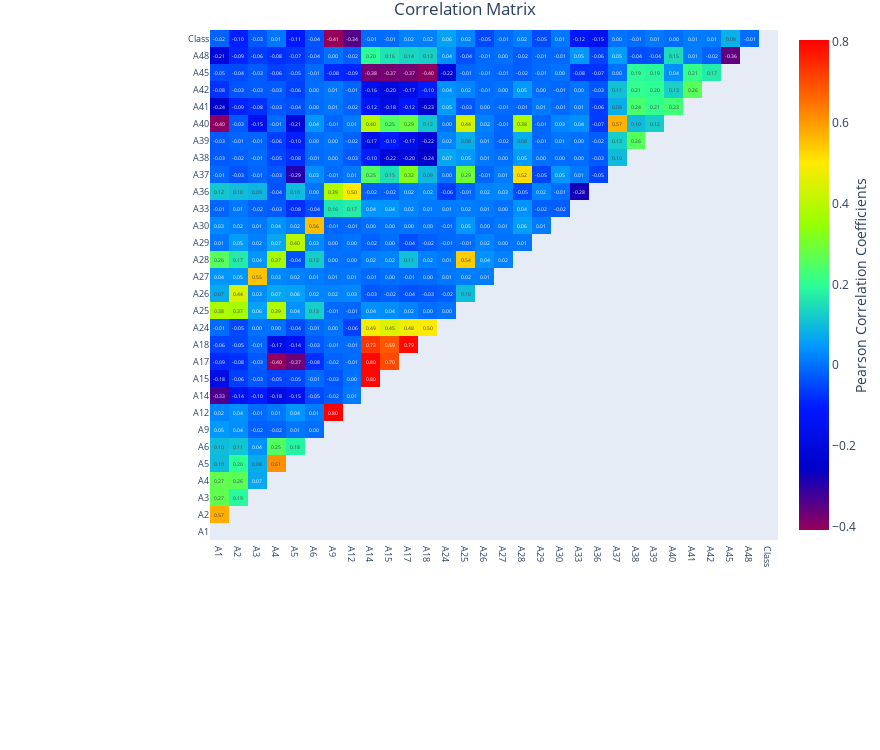

Here is the notebook cell this chart was saved with:
### Markdown cell above
### 3.6. Correlation Matrix

### Code cell
# Correlation
correlation = df.corr()

# Consider only the upper part of the matrix
mask = np.triu(np.ones_like(correlation, dtype = bool))

red_corr = correlation.mask(mask)#.dropna(how = 'all')#.dropna('columns', how = 'all')

# Tick Labels
matrix_cols = red_corr.columns.tolist()

# Plotting 
trace = go.Heatmap(z = red_corr,
                   x = matrix_cols,
                   y = matrix_cols,
                   colorscale = "Rainbow",
                   colorbar = dict(title = dict(side = "right", text = "Pearson Correlation Coefficients")),
                   texttemplate = "%{z:.2f}"
                  )
layout = go.Layout(dict(title = dict(text = "Correlation Matrix", xanchor = 'left', pad = dict(l = 350)),
                        autosize = False,
                        height = 750,
                        width = 880,
                        margin = dict(r = 0, l = 210, t = 30, b = 210),
                        yaxis = dict(tickfont = dict(size = 9)),
                        xaxis = dict(tickfont = dict(size = 9)),
                        xaxis_showgrid = False,
                        yaxis_showgrid = False,
                       )
                  )
data = [trace]
fig = go.Figure(data = data, layout = layout)
py.iplot(fig)

### Figure 1 — Plotly figure (JSON) as saved in the notebook; plotly's stock layout.template omitted (floating-point values rounded to 4 significant figures; data arrays with more than 128 entries replaced by an {"elided": "..."} marker saying what was removed)
{"data": [{"colorbar": {"title": {"side": "right", "text": "Pearson Correlation Coefficients"}}, "colorscale": [[0, "rgb(150,0,90)"], [0.125, "rgb(0,0,200)"], [0.25, "rgb(0,25,255)"], [0.375, "rgb(0,152,255)"], [0.5, "rgb(44,255,150)"], [0.625, "rgb(151,255,0)"], [0.75, "rgb(255,234,0)"], [0.875, "rgb(255,111,0)"], [1, "rgb(255,0,0)"]], "texttemplate": "%{z:.2f}", "type": "heatmap", "x": ["A1", "A2", "A3", "A4", "A5", "A6", "A9", "A12", "A14", "A15", "A17", "A18", "A24", "A25", "A26", "A27", "A28", "A29", "A30", "A33", "A36", "A37", "A38", "A39", "A40", "A41", "A42", "A45", "A48", "Class"], "y": ["A1", "A2", "A3", "A4", "A5", "A6", "A9", "A12", "A14", "A15", "A17", "A18", "A24", "A25", "A26", "A27", "A28", "A29", "A30", "A33", "A36", "A37", "A38", "A39", "A40", "A41", "A42", "A45", "A48", "Class"], "z": {"elided": "30x30 float values"}}], "layout": {"autosize": false, "height": 750, "margin": {"b": 210, "l": 210, "r": 0, "t": 30}, "title": {"pad": {"l": 350}, "text": "Correlation Matrix", "xanchor": "left"}, "width": 880, "xaxis": {"showgrid": false, "tickfont": {"size": 9}}, "yaxis": {"showgrid": false, "tickfont": {"size": 9}}}}
